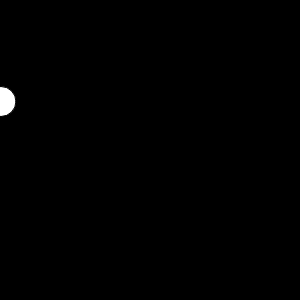
Frame 1 (no input)
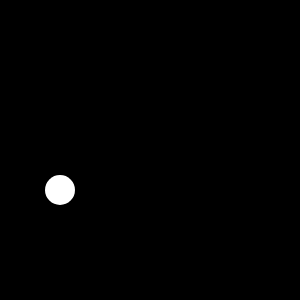
Frame 60 (no input)
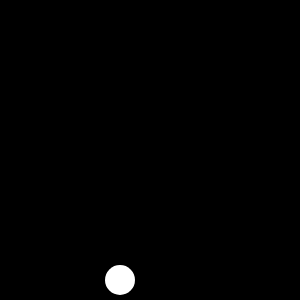
Frame 120 (the mouse pressed at the canvas centre since frame 60)

The p5.js sketch that drew these frames (run headless with seeded random() and noise() and a simulated clock; from frame 60 on, the mouse is pressed at the canvas centre):

// p5.js sketch
// ── sketch.js
var circleX = 0;
var circleY = 100;
var speedX = 1;
var speedY = 1.5;

function setup() {
  createCanvas(300, 300);
  //console.log("circleSize;"+circleSize);
}

function draw() {
  background(0);
  moveCircle();
  drawCircle();
  checkHit();
}

function moveCircle(){
    circleX = circleX + speedX;
    circleY = circleY + speedY;
}

function drawCircle(){
  ellipse(circleX, circleY, 30, 30);
  fill(255);
  noStroke();
}

function checkHit(){
  if(circleX > width || circleX < 0){
    speedX = speedX * - 1;
  } else if (circleY >height || circleY < 0){
    speedY = speedY * - 1;
  }
}
